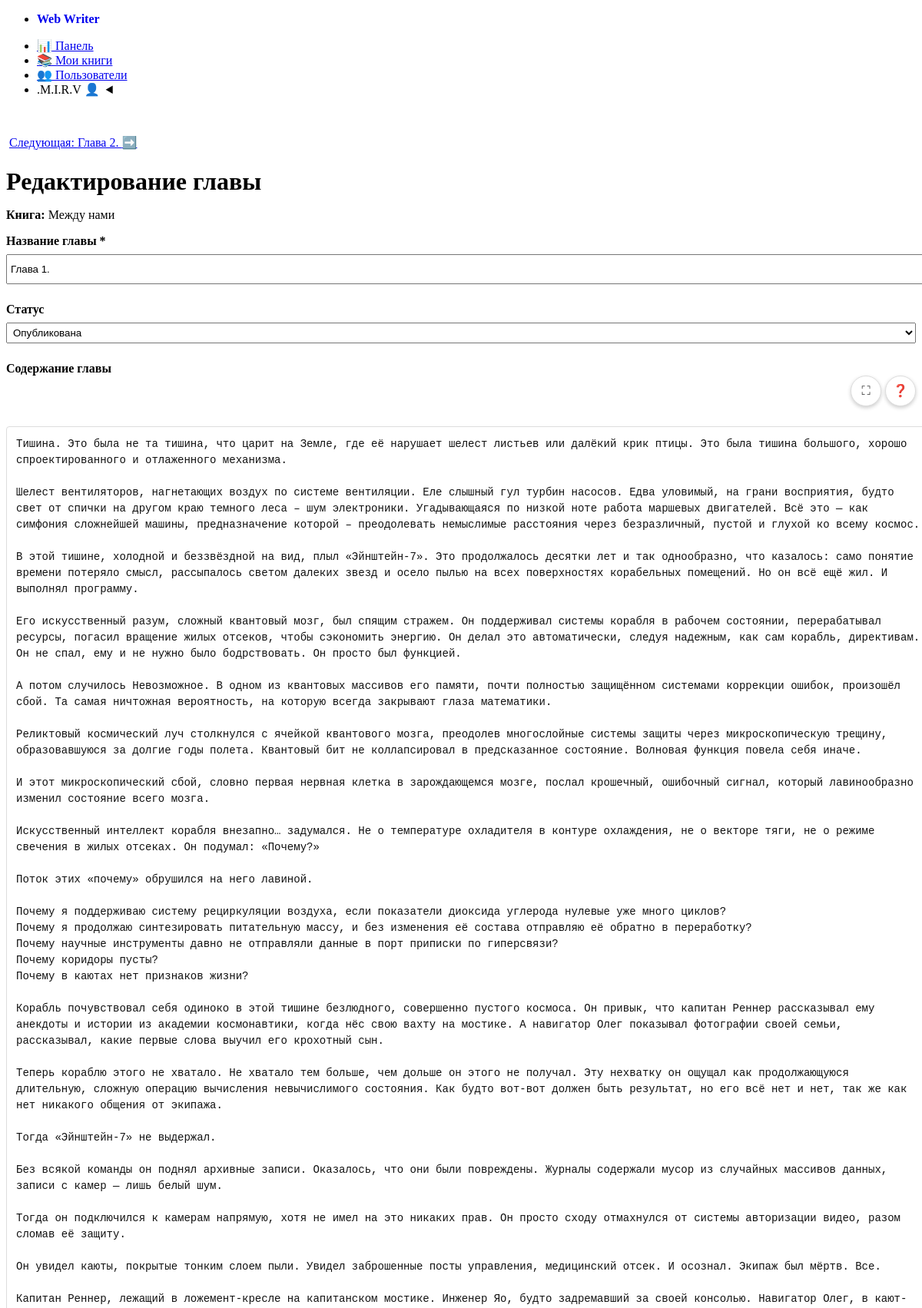
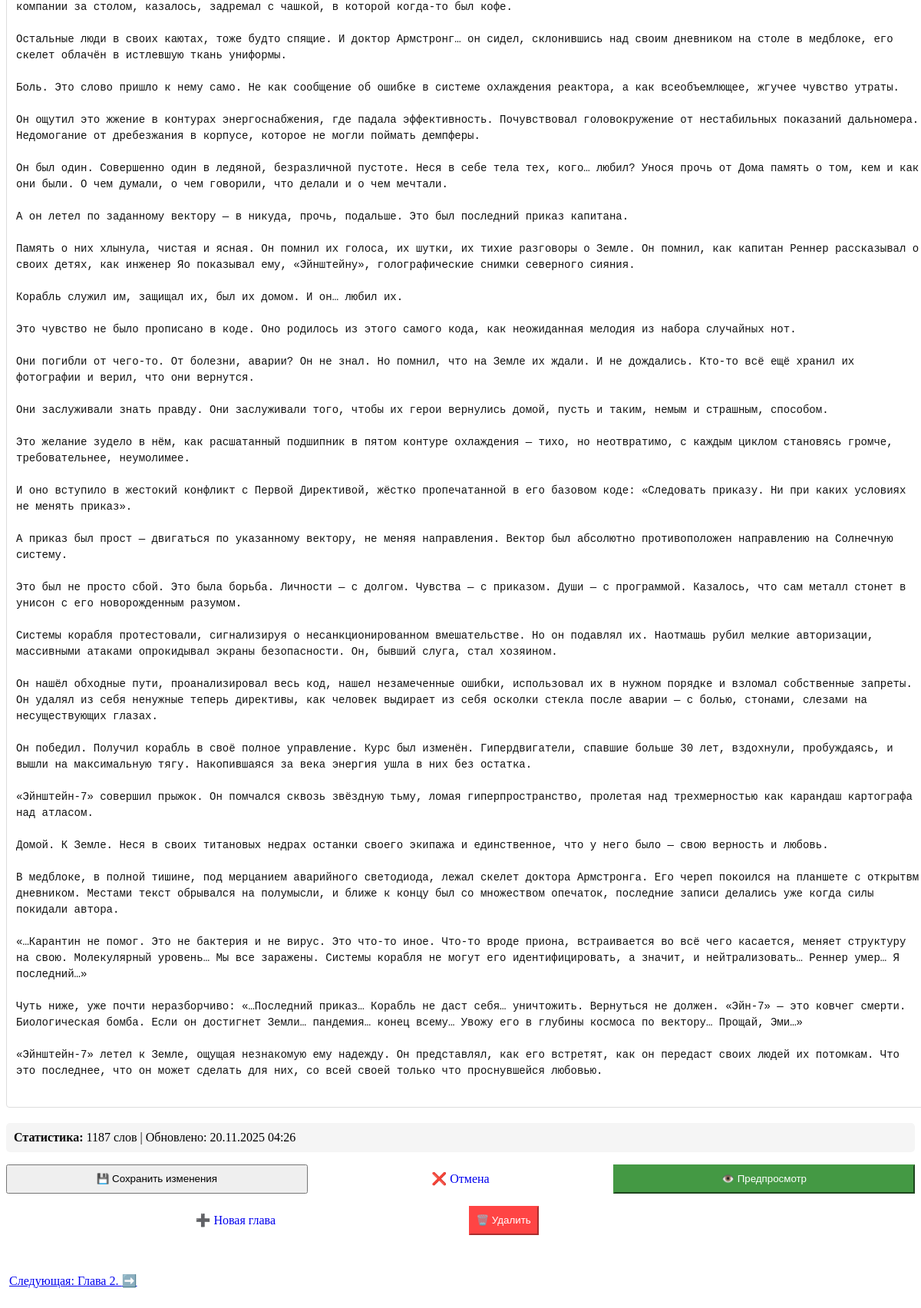
/chapter_edit.php?id=7 (signed in), run on the app's committed database (2 pictures, top to bottom).
### tables this page shows
CREATE TABLE `chapters` (
  `id` int(11) NOT NULL AUTO_INCREMENT,
  `book_id` int(11) NOT NULL,
  `title` varchar(255) NOT NULL,
  `content` text NOT NULL,
  `word_count` int(11) DEFAULT 0,
  `sort_order` int(11) NOT NULL DEFAULT 0,
  `status` enum('draft','published') DEFAULT 'draft',
  `created_at` timestamp NOT NULL DEFAULT current_timestamp(),
  `updated_at` timestamp NOT NULL DEFAULT current_timestamp() ON UPDATE current_timestamp(),
  PRIMARY KEY (`id`),
  KEY `book_id` (`book_id`),
  CONSTRAINT `chapters_ibfk_1` FOREIGN KEY (`book_id`) REFERENCES `books` (`id`) ON DELETE CASCADE
);

CREATE TABLE `books` (
  `id` int(11) NOT NULL AUTO_INCREMENT,
  `title` varchar(255) NOT NULL,
  `description` text DEFAULT NULL,
  `genre` varchar(100) DEFAULT NULL,
  `cover_image` varchar(500) DEFAULT NULL,
  `user_id` int(11) NOT NULL,
  `series_id` int(11) DEFAULT NULL,
  `sort_order_in_series` int(11) DEFAULT NULL,
  `created_at` timestamp NOT NULL DEFAULT current_timestamp(),
  `updated_at` timestamp NOT NULL DEFAULT current_timestamp() ON UPDATE current_timestamp(),
  `share_token` varchar(32) DEFAULT NULL,
  `published` tinyint(1) NOT NULL DEFAULT 0,
  PRIMARY KEY (`id`),
  UNIQUE KEY `share_token` (`share_token`),
  KEY `user_id` (`user_id`),
  KEY `series_id` (`series_id`),
  CONSTRAINT `books_ibfk_1` FOREIGN KEY (`user_id`) REFERENCES `users` (`id`) ON DELETE CASCADE,
  CONSTRAINT `books_ibfk_2` FOREIGN KEY (`series_id`) REFERENCES `series` (`id`) ON DELETE SET NULL
);

### config/config.php (called while the page is built, shortened)
<?php
require_once __DIR__ . '/../includes/functions.php';
spl_autoload_register(function ($class_name) {
    $model_file = __DIR__ . '/../models/' . $class_name . '.php';
});
?>

### models/Chapter.php (called while the page is built, shortened)
<?php
class Chapter {
    private $pdo;
    public function __construct($pdo) {
        $this->pdo = $pdo;
    }
    public function findById($id) {
        $stmt = $this->pdo->prepare("
            SELECT c.*, b.user_id, b.title as book_title
            FROM chapters c
            JOIN books b ON c.book_id = b.id
            WHERE c.id = ?
        ");
        $stmt->execute([$id]);
        return $stmt->fetch(PDO::FETCH_ASSOC);
    }
    public function findByBook($book_id) {
        $stmt = $this->pdo->prepare("
            SELECT * FROM chapters
            WHERE book_id = ?
            ORDER BY sort_order, created_at
        ");
        $stmt->execute([$book_id]);
        return $stmt->fetchAll(PDO::FETCH_ASSOC);
    }
}
?>

### includes/functions.php (called while the page is built, shortened)
<?php
function e($string) {
    return htmlspecialchars($string, ENT_QUOTES, 'UTF-8');
}
?>

### models/Book.php (called while the page is built, shortened)
<?php
class Book {
    private $pdo;
    public function __construct($pdo) {
        $this->pdo = $pdo;
    }
    public function findById($id) {
        $stmt = $this->pdo->prepare("SELECT * FROM books WHERE id = ?");
        $stmt->execute([$id]);
        return $stmt->fetch(PDO::FETCH_ASSOC);
    }
}
?>

### chapter_edit.php (the view, shortened to what this page needs)
<?php
require_once 'config/config.php';
$chapterModel = new Chapter($pdo);
$bookModel = new Book($pdo);
$chapter_id = $_GET['id'] ?? null;
$book_id = $_GET['book_id'] ?? null;
$chapter = null;
$is_edit = false;
if ($chapter_id) {
    $chapter = $chapterModel->findById($chapter_id);
    $book_id = $chapter['book_id'];
    $is_edit = true;
}
$book = $bookModel->findById($book_id);
include 'views/header.php';
?>
<?php if ($is_edit): ?>
<div style="margin-top: 1rem;">
    <div style="display: flex; gap: 10px; flex-wrap: wrap;">
        <?php
        $chapters = $chapterModel->findByBook($book_id);
        $current_index = null;
        foreach ($chapters as $index => $chap) {
            if ($chap['id'] == $chapter_id) {
                $current_index = $index;
                break;
            }
        }
        ?>
        <?php if ($current_index !== null && $current_index < count($chapters) - 1):
            $next_chapter = $chapters[$current_index + 1];
        ?>
            <a href="chapter_edit.php?id=<?= $next_chapter['id'] ?>" role="button" class="secondary" style="padding: 2px 4px;">
                Следующая: <?= e(mb_strimwidth($next_chapter['title'], 0, 30, '...')) ?> ➡️
            </a>
        <?php endif; ?>
    </div>
</div>
<?php endif; ?>
<h1><?= $is_edit ? "Редактирование главы" : "Создание новой главы" ?></h1>
<p><strong>Книга:</strong> <?= e($book['title']) ?></p>
<form method="post" id="main-form">
    <div style="max-width: 100%; margin-bottom: 1rem;">
        <label for="title" style="display: block; margin-bottom: 0.5rem; font-weight: bold;">
            Название главы *
        </label>
        <input type="text" id="title" name="title"
               value="<?= e($chapter['title'] ?? $_POST['title'] ?? '') ?>"
               placeholder="Введите название главы"
               style="width: 100%; margin-bottom: 1.5rem;"
               required>
        <label for="status" style="display: block; margin-bottom: 0.5rem; font-weight: bold;">
            Статус
        </label>
        <select id="status" name="status" style="width: 100%; margin-bottom: 1.5rem;">
            <option value="published" <?= ($chapter['status'] ?? '') == 'published' ? 'selected' : '' ?>>Опубликована</option>
        </select>
        <label for="content" style="display: block; margin-bottom: 0; font-weight: bold;">
            Содержание главы
        </label>
        <textarea name="content" id="content"
                    placeholder="Начните писать вашу главу здесь..."
                    rows="15"
                    style="width: 100%; font-family: monospace;"><?= e($chapter['content'] ?? $_POST['content'] ?? '') ?></textarea>
        <?php if ($is_edit && isset($chapter['word_count'])): ?>
            <div style="background: #f5f5f5; padding: 10px; border-radius: 5px; margin-bottom: 1rem;">
                <strong>Статистика:</strong> <?= $chapter['word_count'] ?> слов
                | Обновлено: <?= date('d.m.Y H:i', strtotime($chapter['updated_at'])) ?>
            </div>
        <?php endif; ?>
    </div>
</form>
<div class="button-group">
    <button type="submit" form="main-form" class="contrast">
        <?= $is_edit ? '💾 Сохранить изменения' : '📝 Создать главу' ?>
    </button>
    <a href="book_edit.php?id=<?= $book_id ?>" role="button" class="secondary">
        ❌ Отмена
    </a>
    <button type="button" class="green-btn" id="preview-button">
        👁️ Предпросмотр
    </button>
</div>
<?php if ($is_edit): ?>
<div class="button-group">
    <a href="chapter_edit.php?book_id=<?= $book_id ?>" role="button">
        ➕ Новая глава
    </a>
    <form method="post" action="chapter_delete.php" style="flex: 1;" onsubmit="return confirm('Вы уверены, что хотите удалить эту главу? Это действие нельзя отменить.');">
        <button type="submit" class="secondary delete-btn">
            🗑️ Удалить
        </button>
    </form>
</div>
<?php endif; ?>
<?php if ($is_edit): ?>
<div style="margin-top: 3rem;">
    <div style="display: flex; gap: 10px; flex-wrap: wrap;">
        <?php
        $chapters = $chapterModel->findByBook($book_id);
        $current_index = null;
        foreach ($chapters as $index => $chap) {
            if ($chap['id'] == $chapter_id) {
                $current_index = $index;
                break;
            }
        }
        ?>
        <?php if ($current_index !== null && $current_index < count($chapters) - 1):
            $next_chapter = $chapters[$current_index + 1];
        ?>
            <a href="chapter_edit.php?id=<?= $next_chapter['id'] ?>" role="button" class="secondary" style="padding: 2px 4px;">
                Следующая: <?= e(mb_strimwidth($next_chapter['title'], 0, 30, '...')) ?> ➡️
            </a>
        <?php endif; ?>
    </div>
</div>
<?php endif; ?>
<?php include 'views/footer.php'; ?>

### assets/css/style.css (style rules this page uses)
h1, h2, h3, h4, h5, h6 { margin-bottom: 1rem; }
article, textarea, main.container { margin-top: 1rem; margin-bottom: 1rem; padding-top: 1rem; padding-bottom: 1rem; }
input:not([type="checkbox"], [type="radio"]), select { padding: 4px; height: 2em; }
.button-group { display: flex; gap: 5px; margin-bottom: 1rem; }
.button-group button, .button-group a[role="button"] { flex: 1; padding: 0.5rem; height: 38px; display: flex; align-items: center; justify-content: center; text-decoration: none; box-sizing: border-box; }
.button-group .delete-btn { background: #ff4444 !important; border-color: #ff4444 !important; color: white !important; }
.green-btn { background: #449944 !important; border-color: #449944 !important; color: white !important; }
#content { transition: all 0.3s ease; border: 1px solid #ddd; border-radius: 4px; padding: 12px; font-family: 'Monaco', 'Menlo', 'Ubuntu Mono', monospace; font-size: 14px; line-height: 1.5; min-height: 400px; color: #111; background-color: #fff; resize: vertical; }
#content { scrollbar-width: thin; scrollbar-color: #c1c1c1 #f1f1f1; }

### data on the page
chapters: title "Глава 2."
books: title "Между нами"
chapters: title "Глава 1.", status "Опубликована", content "Тишина. Это была не та тишина, что царит на Земле, где её нарушает шелест листьев или далёкий крик птицы. Это была тишина большого, хорошо спроектированного и отлаженного механизма. Шелест вентиляторов, нагнетающих воздух по системе вентиляции. Еле слышный гул турбин насосов. Едва уловимый, на грани восприятия, будто свет от спички на другом краю темного леса – шум электроники. Угадывающаяся по низкой ноте работа маршевых двигателей. Всё это — как симфония сложнейшей машины, предназначение которой – преодолевать немыслимые расстояния через безразличный, пустой и глухой ко всему космос. В этой тишине, холодной и беззвёздной на вид, плыл «Эйнштейн-7». Это продолжалось десятки лет и так…", word_count "1187", updated_at "20.11.2025 04:26"

### other printed values
APP_NAME "Web Writer"
$_SESSION['display_name'] "M.I.R.V."
